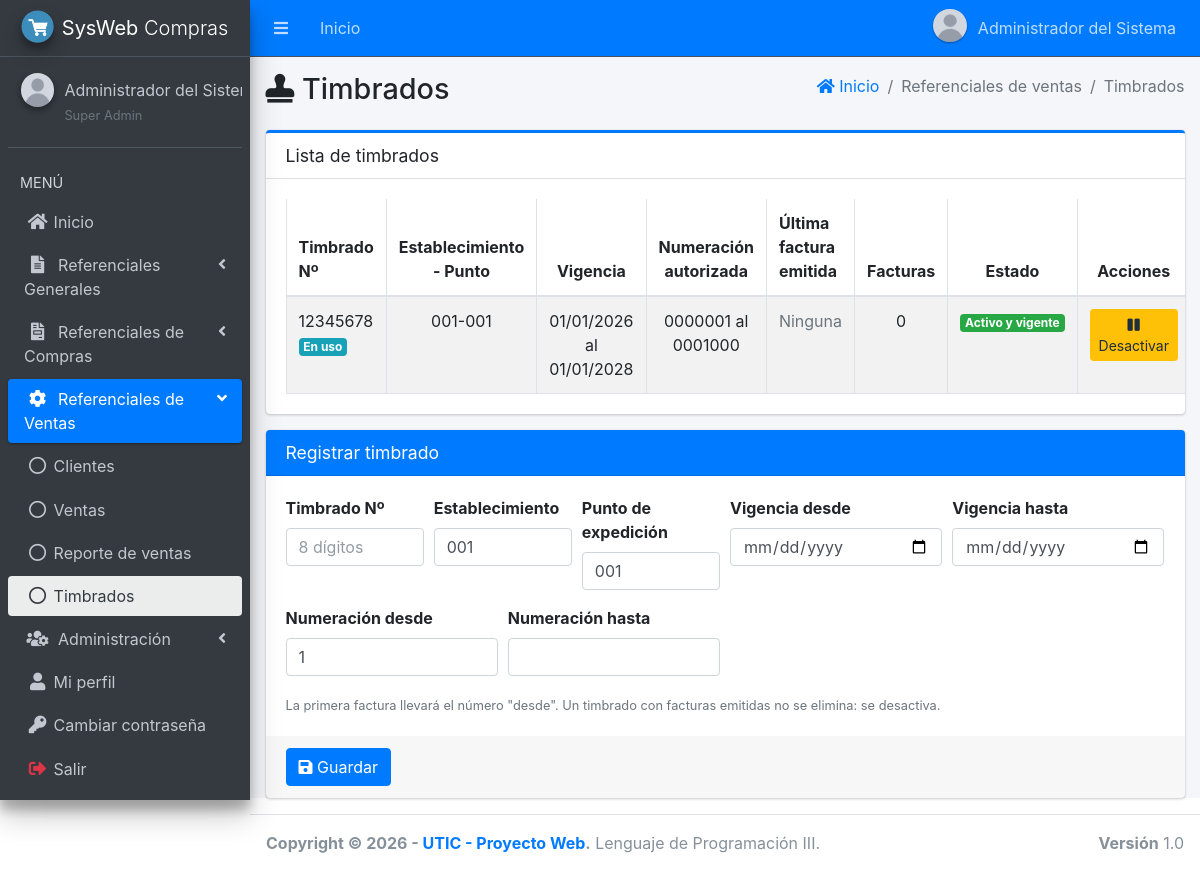
Screenshot of /main.php?module=timbrado (signed in) with the database file from the repository.
### tables this page shows
CREATE TABLE menu (
    id_menu   INT AUTO_INCREMENT PRIMARY KEY,
    id_padre  INT NULL COMMENT 'NULL = opción de primer nivel o grupo',
    titulo    VARCHAR(50) NOT NULL,
    icono     VARCHAR(50) NOT NULL DEFAULT 'far fa-circle',
    modulo    VARCHAR(30) NULL COMMENT 'Clave del módulo (main.php?module=...). NULL = grupo',
    orden     INT NOT NULL DEFAULT 0,
    UNIQUE KEY uk_menu_modulo (modulo),
    CONSTRAINT fk_menu_padre FOREIGN KEY (id_padre)
        REFERENCES menu (id_menu) ON UPDATE CASCADE ON DELETE CASCADE
);

CREATE TABLE timbrado (
    id_timbrado       INT AUTO_INCREMENT PRIMARY KEY,
    nro_timbrado      CHAR(8) NOT NULL,
    establecimiento   CHAR(3) NOT NULL DEFAULT '001',
    punto_expedicion  CHAR(3) NOT NULL DEFAULT '001',
    vigencia_desde    DATE NOT NULL,
    vigencia_hasta    DATE NOT NULL,
    nro_desde         INT UNSIGNED NOT NULL DEFAULT 1,
    nro_hasta         INT UNSIGNED NOT NULL,
    nro_actual        INT UNSIGNED NOT NULL DEFAULT 0 COMMENT 'Último número de factura emitido',
    estado            ENUM('activo','inactivo') NOT NULL DEFAULT 'activo',
    UNIQUE KEY uk_timbrado (nro_timbrado, establecimiento, punto_expedicion)
);

### app/config/database.php (called while the page is built, shortened)
<?php
function db(): PDO
{
    static $pdo = null;
    if ($pdo === null) {
        $dsn = 'mysql:host=' . DB_HOST . ';port=' . DB_PORT . ';dbname=' . DB_NAME . ';charset=utf8mb4';
        try {
            $pdo = new PDO($dsn, DB_USER, DB_PASS, [
                PDO::ATTR_ERRMODE            => PDO::ERRMODE_EXCEPTION,
                PDO::ATTR_DEFAULT_FETCH_MODE => PDO::FETCH_ASSOC,
                PDO::ATTR_EMULATE_PREPARES   => false,
            ]);
            $pdo->exec("SET time_zone = '" . date('P') . "'");
        } catch (PDOException $e) {
            error_log('Error de conexión: ' . $e->getMessage());
            http_response_code(500);
            exit('No se pudo conectar con la base de datos. Verifique la configuración en config/config.php.');
        }
    }
    return $pdo;
}

### app/core/rutas.php (called while the page is built, shortened)
<?php
return [
    'start'             => ['start.php',                 'start'],
    'password'          => ['password/form.php',         'password'],
    'perfil'            => ['perfil/view.php',           'perfil'],
    'form_perfil'       => ['perfil/form.php',           'perfil'],
    'user'              => ['user/view.php',             'user'],
    'form_user'         => ['user/form.php',             'user'],
    'permisos'          => ['permisos/view.php',         'permisos'],
    'departamento'      => ['departamento/view.php',     'departamento'],
    'form_departamento' => ['departamento/form.php',     'departamento'],
    'ciudad'            => ['ciudad/view.php',           'ciudad'],
    'form_ciudad'       => ['ciudad/form.php',           'ciudad'],
    'proveedores'       => ['proveedores/view.php',      'proveedores'],
    'form_proveedores'  => ['proveedores/form.php',      'proveedores'],
    'deposito'          => ['simple/view.php',           'deposito'],
    'form_deposito'     => ['simple/form.php',           'deposito'],
    'tipo_producto'     => ['simple/view.php',           'tipo_producto'],
    'form_tipo_producto'=> ['simple/form.php',           'tipo_producto'],
    'u_medida'          => ['simple/view.php',           'u_medida'],
    'form_u_medida'     => ['simple/form.php',           'u_medida'],
    'productos'         => ['productos/view.php',        'productos'],
    'form_productos'    => ['productos/form.php',        'productos'],
    'clientes'          => ['clientes/view.php',         'clientes'],
    'form_clientes'     => ['clientes/form.php',         'clientes'],
    'compras'           => ['compras/view.php',          'compras'],
    'form_compras'      => ['compras/form.php',          'compras'],
    'detalle_compras'   => ['compras/detalle.php',       'compras'],
    'ventas'            => ['ventas/view.php',           'ventas'],
    'form_ventas'       => ['ventas/form.php',           'ventas'],
    'detalle_ventas'    => ['ventas/detalle.php',        'ventas'],
    'reporte_ventas'    => ['reporte_ventas/view.php',   'reporte_ventas'],
    'timbrado'          => ['timbrado/view.php',         'timbrado'],
    'stock'             => ['stock/view.php',            'stock'],
    'reporte_compras'   => ['reporte_compras/view.php',  'reporte_compras'],
];

### app/views/layout/content.php (called while the page is built, shortened)
<?php
[$archivo, $permiso] = $rutas[$module];
include __DIR__ . '/../' . $archivo;

### app/views/timbrado/view.php (the view, shortened to what this page needs)
<?php
$pdo   = db();
$filas = $pdo->query("SELECT t.*, (SELECT COUNT(*) FROM venta v WHERE v.id_timbrado = t.id_timbrado) AS facturas,
                             (t.estado = 'activo' AND CURDATE() BETWEEN t.vigencia_desde AND t.vigencia_hasta AND t.nro_actual < t.nro_hasta) AS utilizable
                      FROM timbrado t ORDER BY t.id_timbrado")->fetchAll();
$en_uso = timbrado_vigente($pdo);
?>
<section class="content">
    <div class="container-fluid">
        <div class="card card-primary card-outline">
            <div class="card-header"><h3 class="card-title">Lista de timbrados</h3></div>
            <div class="card-body table-responsive">
                <table class="table table-bordered table-striped" id="tabla-timbrados">
                    <thead>
                    <tr>
                        <th>Timbrado Nº</th>
                        <th class="text-center">Establecimiento - Punto</th>
                        <th class="text-center">Vigencia</th>
                        <th class="text-center">Numeración autorizada</th>
                        <th>Última factura emitida</th>
                        <th class="text-center">Facturas</th>
                        <th class="text-center">Estado</th>
                        <th class="text-center">Acciones</th>
                    </tr>
                    </thead>
                    <tbody>
                    <?php foreach ($filas as $t): $emitio = (int) $t['nro_actual'] >= (int) $t['nro_desde']; ?>
                        <tr>
                            <td><?= e($t['nro_timbrado']) ?>
                                <?php if ($en_uso && (int) $en_uso['id_timbrado'] === (int) $t['id_timbrado']): ?><span class="badge badge-info">En uso</span><?php endif; ?></td>
                            <td class="text-center"><?= e($t['establecimiento'] . '-' . $t['punto_expedicion']) ?></td>
                            <td class="text-center"><?= e(date('d/m/Y', strtotime($t['vigencia_desde']))) ?> al <?= e(date('d/m/Y', strtotime($t['vigencia_hasta']))) ?></td>
                            <td class="text-center"><?= sprintf('%07d', $t['nro_desde']) ?> al <?= sprintf('%07d', $t['nro_hasta']) ?></td>
                            <td><?= $emitio ? e(nro_factura($t['establecimiento'], $t['punto_expedicion'], (int) $t['nro_actual'])) : '<span class="text-muted">Ninguna</span>' ?></td>
                            <td class="text-center"><?= (int) $t['facturas'] ?></td>
                            <td class="text-center">
                                <?php if ($t['estado'] !== 'activo'): ?>
                                    <span class="badge badge-secondary">Inactivo</span>
                                <?php elseif ((int) $t['utilizable'] === 1): ?>
                                    <span class="badge badge-success">Activo y vigente</span>
                                <?php elseif ((int) $t['nro_actual'] >= (int) $t['nro_hasta']): ?>
                                    <span class="badge badge-danger">Numeración agotada</span>
                                <?php else: ?>
                                    <span class="badge badge-warning">Fuera de vigencia</span>
                                <?php endif; ?>
                            </td>
                            <td class="text-center">
                                <form action="modules/timbrado/procesar.php?act=estado" method="post" class="d-inline"
                                      onsubmit="return confirm('¿Confirma <?= $t['estado'] === 'activo' ? 'desactivar' : 'activar' ?> el timbrado <?= e($t['nro_timbrado']) ?>?');">
                                    <?php if ($t['estado'] === 'activo'): ?>
                                        <button type="submit" class="btn btn-warning btn-sm" title="Desactivar"><i class="fas fa-pause"></i> Desactivar</button>
                                    <?php else: ?>
                                        <button type="submit" class="btn btn-success btn-sm" title="Activar"><i class="fas fa-play"></i> Activar</button>
                                    <?php endif; ?>
                                </form>
                            </td>
                        </tr>
                    <?php endforeach; ?>
                    </tbody>
                </table>
            </div>
        </div>
        <div class="card card-primary">
            <div class="card-header"><h3 class="card-title">Registrar timbrado</h3></div>
            <form action="modules/timbrado/procesar.php?act=insert" method="post" autocomplete="off">
                <div class="card-body">
                    <div class="form-row">
                        <div class="form-group col-md-2">
                            <label for="nro_timbrado">Timbrado Nº</label>
                            <input type="text" class="form-control" id="nro_timbrado" name="nro_timbrado" pattern="[0-9]{8}" maxlength="8" placeholder="8 dígitos" required>
                        </div>
                        <div class="form-group col-md-2">
                            <label for="establecimiento">Establecimiento</label>
                            <input type="text" class="form-control" id="establecimiento" name="establecimiento" pattern="[0-9]{3}" maxlength="3" value="001" required>
                        </div>
                        <div class="form-group col-md-2">
                            <label for="punto_expedicion">Punto de expedición</label>
                            <input type="text" class="form-control" id="punto_expedicion" name="punto_expedicion" pattern="[0-9]{3}" maxlength="3" value="001" required>
                        </div>
                        <div class="form-group col-md-3">
                            <label for="vigencia_desde">Vigencia desde</label>
                            <input type="date" class="form-control" id="vigencia_desde" name="vigencia_desde" required>
                        </div>
                        <div class="form-group col-md-3">
                            <label for="vigencia_hasta">Vigencia hasta</label>
                            <input type="date" class="form-control" id="vigencia_hasta" name="vigencia_hasta" required>
                        </div>
                    </div>
                    <div class="form-row">
                        <div class="form-group col-md-3">
                            <label for="nro_desde">Numeración desde</label>
                            <input type="number" class="form-control" id="nro_desde" name="nro_desde" min="1" max="9999999" step="1" value="1" required>
                        </div>
                        <div class="form-group col-md-3">
                            <label for="nro_hasta">Numeración hasta</label>
                            <input type="number" class="form-control" id="nro_hasta" name="nro_hasta" min="1" max="9999999" step="1" required>
                        </div>
                    </div>
                    <small class="text-muted">La primera factura llevará el número "desde". Un timbrado con facturas emitidas no se elimina: se desactiva.</small>
                </div>
                <div class="card-footer">
                    <button type="submit" class="btn btn-primary"><i class="fas fa-save"></i> Guardar</button>
                </div>
            </form>
        </div>
    </div>
</section>

### app/views/layout/side_menu.php (shortened to what this page needs)
<?php
$items = db()->query('SELECT id_menu, id_padre, titulo, icono, modulo FROM menu ORDER BY orden, id_menu')->fetchAll();
$raiz  = [];
$hijos = [];
foreach ($items as $it) {
    if ($it['id_padre'] === null) {
        $raiz[] = $it;
    } else {
        $hijos[(int) $it['id_padre']][] = $it;
    }
}
function menu_enlace(array $it, string $modulo_actual, bool $hijo): string
{
    $activo = $it['modulo'] === $modulo_actual ? ' active' : '';
    $icono  = $hijo ? 'far fa-circle nav-icon' : 'nav-icon ' . $it['icono'];
    return '<li class="nav-item"><a href="main.php?module=' . e($it['modulo']) . '" class="nav-link' . $activo . '">'
         . '<i class="' . e($icono) . '"></i><p>' . e($it['titulo']) . '</p></a></li>';
}
?>
<aside class="main-sidebar sidebar-dark-primary elevation-4">
    <a href="main.php?module=start" class="brand-link">
        <img src="assets/img/logo.png" alt="Logo" class="brand-image img-circle elevation-3">
        <span class="brand-text font-weight-light"><b><?= e(APP_SHORT) ?></b> Compras</span>
    </a>
    <div class="sidebar">
        <div class="user-panel mt-3 pb-3 mb-3 d-flex">
            <div class="image">
                <img src="<?= e(foto_url($_SESSION['foto'] ?? null)) ?>" class="img-circle elevation-2" alt="Foto">
            </div>
            <div class="info">
                <a href="main.php?module=perfil" class="d-block"><?= e($_SESSION['nombre']) ?></a>
                <small class="text-muted"><?= e($_SESSION['rol']) ?></small>
            </div>
        </div>
        <nav class="mt-2">
            <ul class="nav nav-pills nav-sidebar flex-column" data-widget="treeview" role="menu" data-accordion="false">
                <li class="nav-header">MENÚ</li>
                <?php foreach ($raiz as $it): ?>
                    <?php if ($it['modulo'] !== null): ?>
                        <?php if (can($it['modulo'])) echo menu_enlace($it, $modulo_actual, false); ?>
                    <?php else:
                        $visibles = array_filter($hijos[(int) $it['id_menu']] ?? [], static function ($h) {
                            return can($h['modulo']);
                        });
                        $abierto = in_array($modulo_actual, array_column($visibles, 'modulo'), true);
                    ?>
                        <li class="nav-item<?= $abierto ? ' menu-open' : '' ?>">
                            <a href="#" class="nav-link<?= $abierto ? ' active' : '' ?>">
                                <i class="nav-icon <?= e($it['icono']) ?>"></i>
                                <p><?= e($it['titulo']) ?> <i class="right fas fa-angle-left"></i></p>
                            </a>
                            <ul class="nav nav-treeview">
                                <?php foreach ($visibles as $h) echo menu_enlace($h, $modulo_actual, true); ?>
                            </ul>
                        </li>
                    <?php endif; ?>
                <?php endforeach; ?>
                <li class="nav-item">
                    <a href="#" class="nav-link" data-toggle="modal" data-target="#modalSalir">
                        <i class="nav-icon fas fa-sign-out-alt text-danger"></i><p>Salir</p>
                    </a>
                </li>
            </ul>
        </nav>
    </div>
</aside>

### public/assets/css/style.css (style rules this page uses)
.user-image, .user-panel .image img, .user-header img { object-fit: cover; }

### rows the page displays
menu: titulo "Inicio"
menu: titulo "Referenciales Generales"
menu: titulo "Referenciales de Compras"
menu: titulo "Referenciales de Ventas"
menu: titulo "Clientes"
menu: titulo "Ventas"
menu: titulo "Reporte de ventas"
menu: titulo "Timbrados"
menu: titulo "Administración"
menu: titulo "Mi perfil"
menu: titulo "Cambiar contraseña"
timbrado: nro_timbrado "12345678", shows "En uso", establecimiento+punto_expedicion "001-001", vigencia_desde "01/01/2026", vigencia_hasta "01/01/2028", nro_desde "0000001", nro_hasta "0001000", nro_actual "Ninguna", facturas "0", estado "Activo y vigente"

### other values shown
$_SESSION['nombre'] "Administrador del Sistema"
APP_SHORT "SysWeb"
$_SESSION['nombre'] "Administrador del…"
$_SESSION['rol'] "Super Admin"
$titulo "Timbrados"
$texto "Referenciales de ventas"
$texto "Timbrados"
